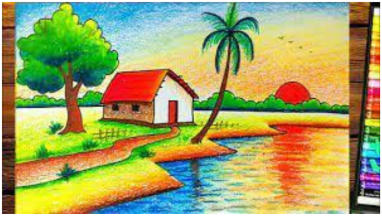
#> input picture Lab_Programs/image-2.png, 382 x 216 px
$ python program-18.py   (older library calls are emulated)
#> lines starting #> are read from the running program, lines starting #| are printed output that depends on the picture; after the words box and inside, x2 and y2 are one past the last pixel; in counts of white or black regions, pixels touching at a corner belong together
import cv2

img = cv2.imread("image-2.png", 0)
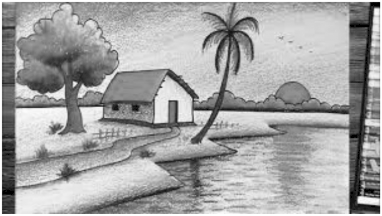
#> img: shape (216, 382); min 0, max 255, mean 164.4

sobely = cv2.Sobel(img, cv2.CV_64F, 0, 1)
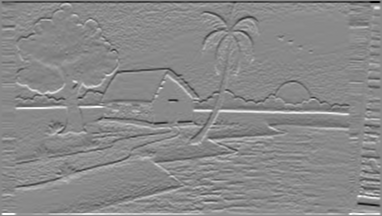
#> sobely: shape (216, 382) float64; min -967, max 828, mean 0.1; drawn with min black and max white

cv2.imshow("Original", img)
cv2.imshow("Sobel Y", sobely)
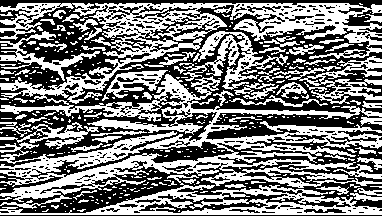
#> window 'Sobel Y': shape (216, 382); 48.7% white; 343 white regions (271 under 20 px), largest, box (x1, y1, x2, y2) and area: (0, 3, 382, 209) 24140, (0, 175, 382, 215) 4274, (179, 31, 288, 90) 1846

cv2.waitKey(0)
cv2.destroyAllWindows()

$ run again, with Lab_Programs/image-1.png copied over Lab_Programs/image-2.png
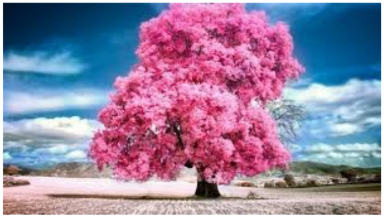
#> input picture Lab_Programs/image-1.png, 384 x 217 px
#> `sobely = cv2.Sobel(img, cv2.CV_64F, 0, 1)`:
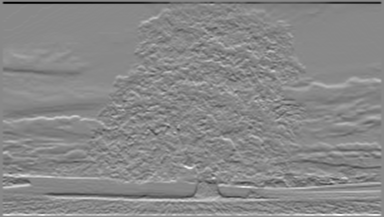
#> sobely: shape (217, 384) float64; min -904, max 784, mean 0; drawn with min black and max white
#> `cv2.imshow("Sobel Y", sobely)`:
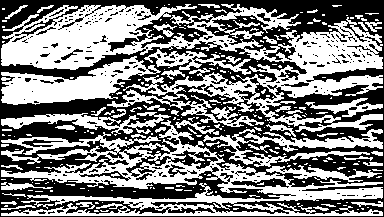
#> window 'Sobel Y': shape (217, 384); 50.2% white; 296 black regions (269 under 20 px), largest, box (x1, y1, x2, y2) and area: (0, 0, 384, 217) 38767, (231, 178, 289, 188) 276, (22, 139, 63, 147) 140

$ run again, with Lab_Programs/image-3.png copied over Lab_Programs/image-2.png
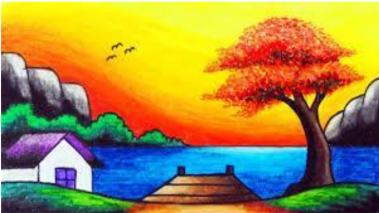
#> input picture Lab_Programs/image-3.png, 379 x 213 px
#> `sobely = cv2.Sobel(img, cv2.CV_64F, 0, 1)`:
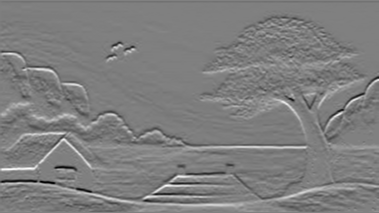
#> sobely: shape (213, 379) float64; min -667, max 661, mean -5.8; drawn with min black and max white
#> `cv2.imshow("Sobel Y", sobely)`:
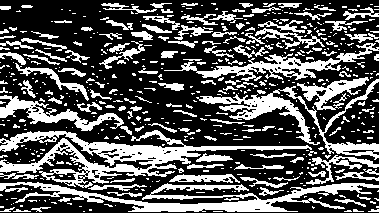
#> window 'Sobel Y': shape (213, 379); 33.9% white; 551 white regions (414 under 20 px), largest, box (x1, y1, x2, y2) and area: (0, 130, 312, 188) 4806, (0, 182, 379, 212) 3796, (196, 79, 379, 160) 2518
